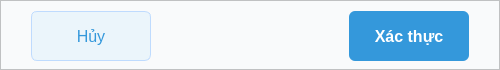
<?xml version="1.0" encoding="UTF-8"?>
<ui version="4.0">
 <class>OtpFooter</class>
 <widget class="QFrame" name="OtpFooter">
  <property name="geometry">
   <rect>
    <x>0</x>
    <y>0</y>
    <width>500</width>
    <height>70</height>
   </rect>
  </property>
  <property name="minimumSize">
   <size>
    <width>0</width>
    <height>70</height>
   </size>
  </property>
  <property name="maximumSize">
   <size>
    <width>16777215</width>
    <height>70</height>
   </size>
  </property>
  <property name="styleSheet">
   <string notr="true">background-color: #F9FAFB;</string>
  </property>
  <property name="frameShape">
   <enum>QFrame::StyledPanel</enum>
  </property>
  <property name="frameShadow">
   <enum>QFrame::Raised</enum>
  </property>
  <layout class="QHBoxLayout" name="horizontalLayout">
   <property name="leftMargin">
    <number>30</number>
   </property>
   <property name="topMargin">
    <number>10</number>
   </property>
   <property name="rightMargin">
    <number>30</number>
   </property>
   <property name="bottomMargin">
    <number>10</number>
   </property>
   <item>
    <widget class="QPushButton" name="cancelButton">
     <property name="minimumSize">
      <size>
       <width>120</width>
       <height>50</height>
      </size>
     </property>
     <property name="maximumSize">
      <size>
       <width>120</width>
       <height>50</height>
      </size>
     </property>
     <property name="styleSheet">
      <string notr="true">QPushButton {
    background-color: #EBF5FB;
    color: #3498DB;
    border: 1px solid #BFDBFE;
    border-radius: 6px;
    padding: 10px;
    font-size: 16px;
}

QPushButton:hover {
    background-color: #D1E6FA;
}</string>
     </property>
     <property name="text">
      <string>Hủy</string>
     </property>
     <property name="class" stdset="0">
      <string>secondaryButton</string>
     </property>
    </widget>
   </item>
   <item>
    <spacer name="horizontalSpacer">
     <property name="orientation">
      <enum>Qt::Horizontal</enum>
     </property>
     <property name="sizeHint" stdset="0">
      <size>
       <width>40</width>
       <height>20</height>
      </size>
     </property>
    </spacer>
   </item>
   <item>
    <widget class="QPushButton" name="actionButton">
     <property name="minimumSize">
      <size>
       <width>120</width>
       <height>50</height>
      </size>
     </property>
     <property name="maximumSize">
      <size>
       <width>120</width>
       <height>50</height>
      </size>
     </property>
     <property name="styleSheet">
      <string notr="true">QPushButton {
    background-color: #3498DB;
    color: white;
    border: none;
    border-radius: 6px;
    padding: 10px;
    font-size: 16px;
    font-weight: bold;
}

QPushButton:hover {
    background-color: #2980B9;
}</string>
     </property>
     <property name="text">
      <string>Xác thực</string>
     </property>
     <property name="class" stdset="0">
      <string>primaryButton</string>
     </property>
    </widget>
   </item>
  </layout>
 </widget>
 <resources/>
 <connections/>
</ui>
